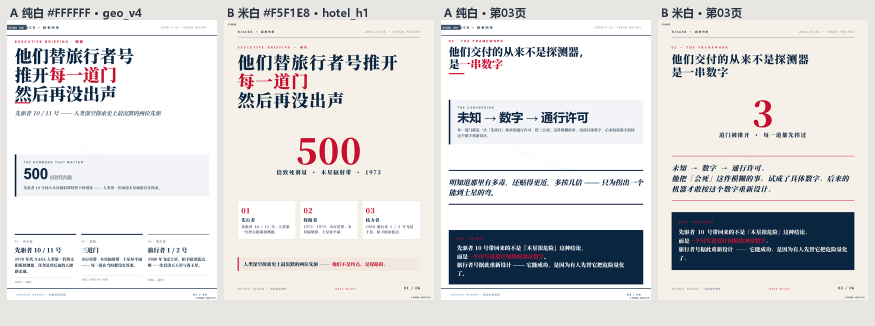
#> input picture memory/小红书海报/头像预览/_ab_compare.png, 1750 x 652 px, given as the content of the folder C:/Users/ericz/Desktop/小红书_先驱者系列6图_2026-11-01, which was not available (shown at 1/2 size)
$ python _p6_ink2.py
#> lines starting #> are read from the running program, lines starting #| are printed output that depends on the picture
# -*- coding: utf-8 -*-
"""深色主题 亮度带核查 + 联络表"""
import os, sys, glob
sys.stdout.reconfigure(encoding="utf-8", errors="replace")
from PIL import Image

D = r"C:\Users\ericz\Desktop\小红书_先驱者系列6图_2026-11-01"
files = sorted(glob.glob(os.path.join(D, "*.png")))

def bands(P, B=16):
#> called with P = '_only/_ab_compare.png', B = 16
    im = Image.open(P).convert("RGB")
#> im is the input picture: PIL image 1750x652 RGB; mean R, G, B 219.8, 219.4, 219
    W, H = im.size
#> W = 1750; H = 652
    px = im.load()
    out = []
    for b in range(B):
        y0, y1 = int(H*b/B), int(H*(b+1)/B)
        mx = 0
        bright = tot = 0
        for y in range(y0, y1, 4):
            for x in range(0, W, 4):
                r, g, bl = px[x, y]
                tot += 1
                lum = 0.299*r + 0.587*g + 0.114*bl
                if lum > mx:
                    mx = lum
                if lum > 110:
                    bright += 1
        out.append((mx, bright/max(tot,1)))
#> after the loop, out = [(230.1, 0.918), (255, 0.989), (255, 0.902), (255, 0.907), (255, 0.94), (255, 0.945), (255, 0.979), (255, 0.972), (255, 0.955), (255, 0.973), (255, 0.881), (255, 0.633), (255, 0.593), (255, 0.751), (255, 1), (230.1, 1)]
    return out

for f in files:
    bs = bands(f)
#> bs has the same summary as out in bands
    mx = max(b[0] for b in bs)
#> mx = 255
    lo = min(bs[1:-1], key=lambda t: t[1])
#> lo = (255, 0.593)
    print("  %-18s 全图最亮 %.0f  最空带(亮像素 %.2f%%, 峰值亮度 %.0f) @band %d"
          % (os.path.basename(f), mx, lo[1]*100, lo[0], bs.index(lo)))
#|   _ab_compare.png    全图最亮 255  最空带(亮像素 59.29%, 峰值亮度 255) @band 12

tw, th = 320, 569
sheet = Image.new("RGB", (tw*3 + 4*10, th*2 + 3*10), (18, 20, 27))
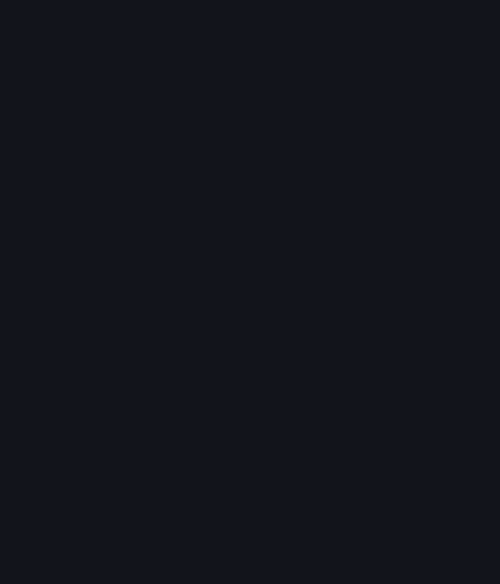
#> sheet: PIL image 1000x1168 RGB (shown at 1/2 size); mean R, G, B 18, 20, 27
for i, f in enumerate(files[:6]):
    im = Image.open(f).convert("RGB").resize((tw, th), Image.LANCZOS)
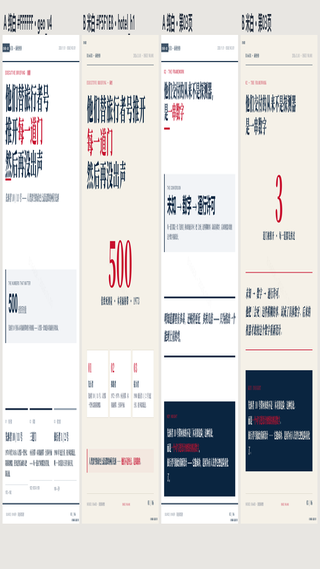
#> im: PIL image 320x569 RGB; mean R, G, B 219.6, 219.2, 218.8
    x = 10 + (i % 3) * (tw + 10)
    y = 10 + (i // 3) * (th + 10)
    sheet.paste(im, (x, y))
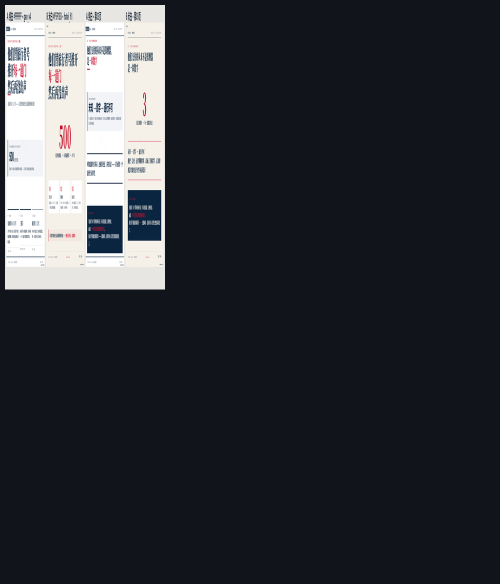
#> sheet: PIL image 1000x1168 RGB (shown at 1/2 size); mean R, G, B 49.4, 51, 56.9
out = r"D:\B166ER-openclaw\workspace\memory\小红书海报\头像预览\_p6_sheet.png"
sheet.save(out)
print("sheet:", sheet.size, os.path.getsize(out), "bytes")
#| sheet: (1000, 1168) 108173 bytes

$ run again, on memory/小红书海报/头像预览/_bio.png
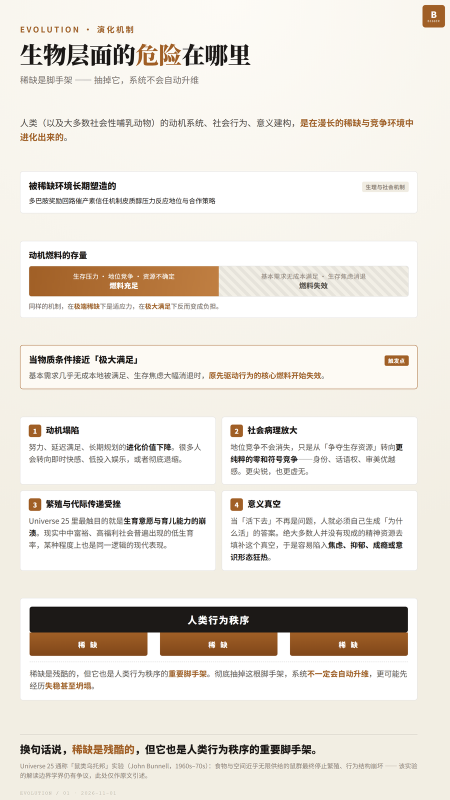
#> input picture memory/小红书海报/头像预览/_bio.png, 900 x 1600 px, given as the content of the folder C:/Users/ericz/Desktop/小红书_先驱者系列6图_2026-11-01, which was not available (shown at 1/2 size)
#> in bands, im is the input picture: PIL image 900x1600 RGB; mean R, G, B 232.2, 227, 219.1
#> after the loop in bands, `for b in range(B):`: out = [(255, 0.958), (255, 0.932), (255, 0.968), (255, 0.981), (255, 0.99), (255, 0.968), (255, 0.998), (255, 0.964), (255, 0.965), (255, 0.971), (255, 0.929), (255, 0.995), (255, 0.335), (255, 0.889), (255, 0.975), (254.9, 0.976)]
#> bs has the same summary as out in bands
#> mx = 255
#> lo = (255, 0.335)
#|   _bio.png           全图最亮 255  最空带(亮像素 33.53%, 峰值亮度 255) @band 12
#> `im = Image.open(f).convert("RGB").resize((tw, th), Image.LANCZOS)`:
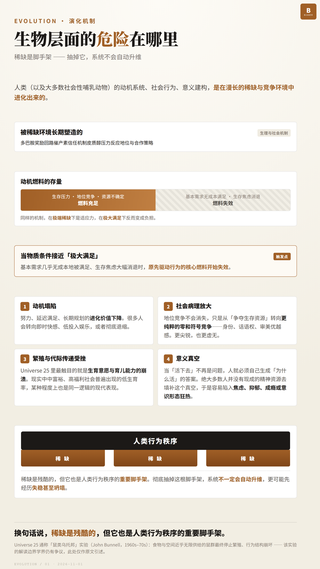
#> im: PIL image 320x569 RGB; mean R, G, B 231.9, 226.7, 218.9
#> `sheet.paste(im, (x, y))`:
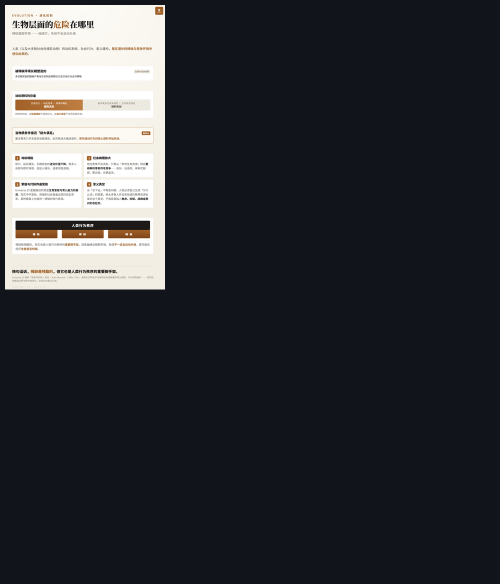
#> sheet: PIL image 1000x1168 RGB (shown at 1/2 size); mean R, G, B 51.3, 52.2, 56.9
#| sheet: (1000, 1168) 136365 bytes

$ run again, on memory/小红书海报/头像预览/_bio6_sheet.png
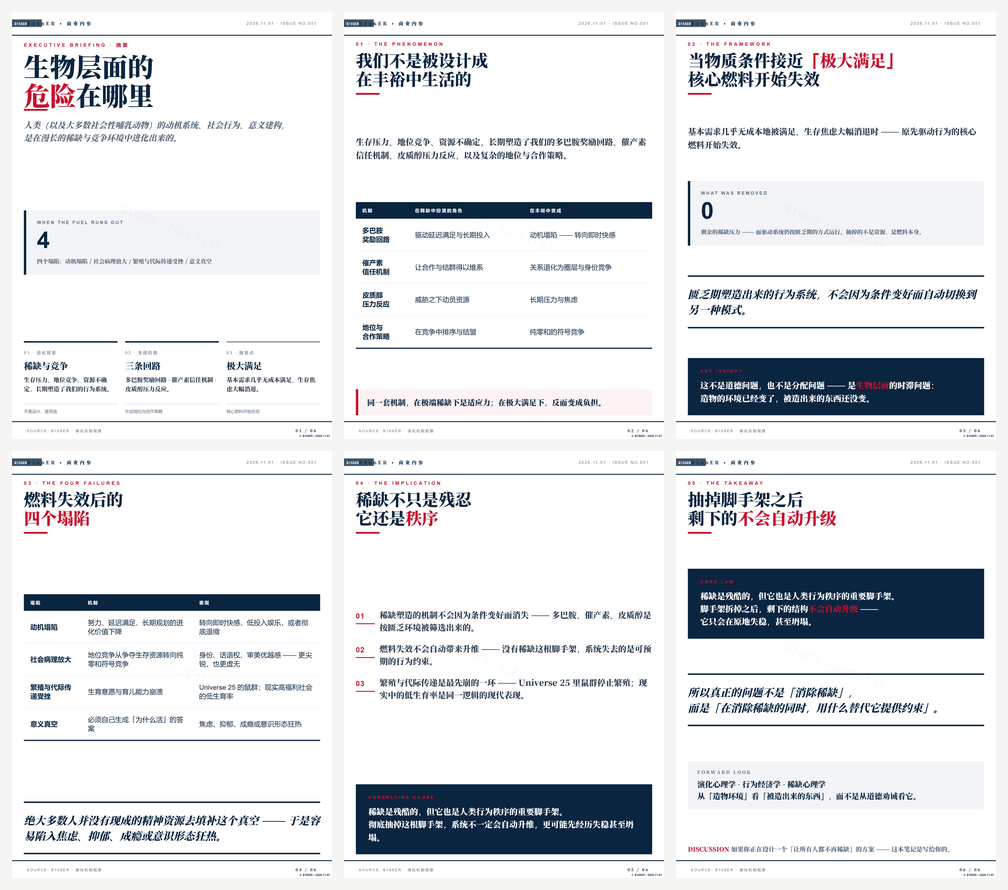
#> input picture memory/小红书海报/头像预览/_bio6_sheet.png, 1008 x 890 px, given as the content of the folder C:/Users/ericz/Desktop/小红书_先驱者系列6图_2026-11-01, which was not available
#> in bands, im is the input picture: PIL image 1008x890 RGB; mean R, G, B 225.7, 227.9, 231
#> after the loop in bands, `for b in range(B):`: out = [(255, 0.988), (255, 0.916), (255, 0.98), (255, 0.895), (255, 0.987), (255, 0.982), (255, 0.839), (255, 0.786), (255, 0.971), (255, 0.956), (255, 0.723), (255, 0.843), (255, 0.969), (255, 0.999), (255, 0.738), (255, 0.886)]
#> bs has the same summary as out in bands
#> mx = 255
#> lo = (255, 0.723)
#|   _bio6_sheet.png    全图最亮 255  最空带(亮像素 72.34%, 峰值亮度 255) @band 10
#> `im = Image.open(f).convert("RGB").resize((tw, th), Image.LANCZOS)`:
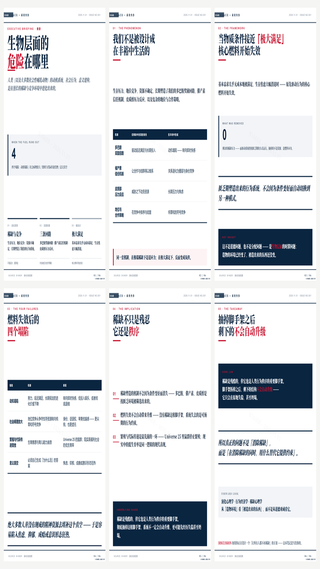
#> im: PIL image 320x569 RGB; mean R, G, B 225.3, 227.5, 230.6
#> `sheet.paste(im, (x, y))`:
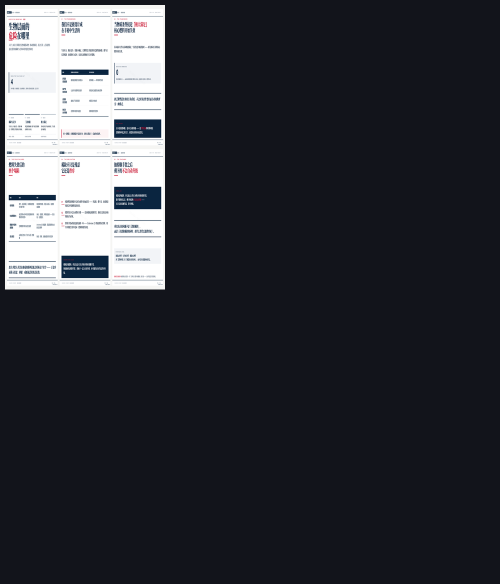
#> sheet: PIL image 1000x1168 RGB (shown at 1/2 size); mean R, G, B 50.3, 52.3, 58.7
#| sheet: (1000, 1168) 108077 bytes
